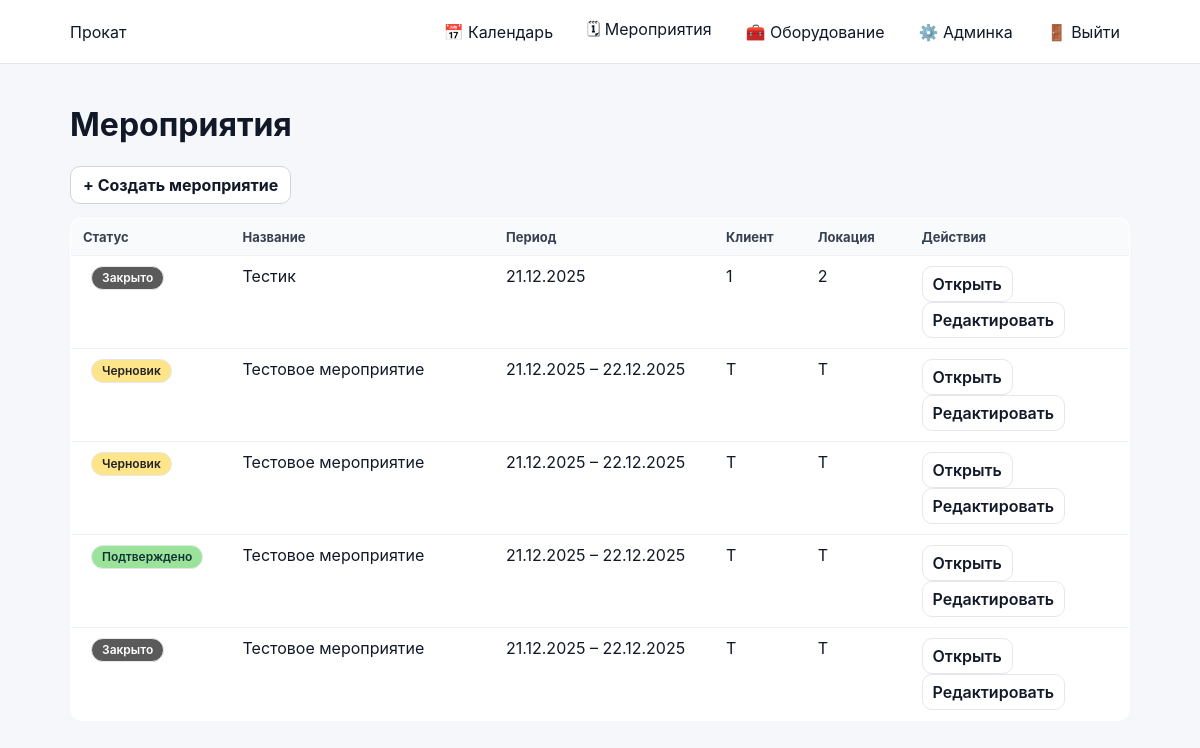
Before: /events/ (signed in) with the older database file.
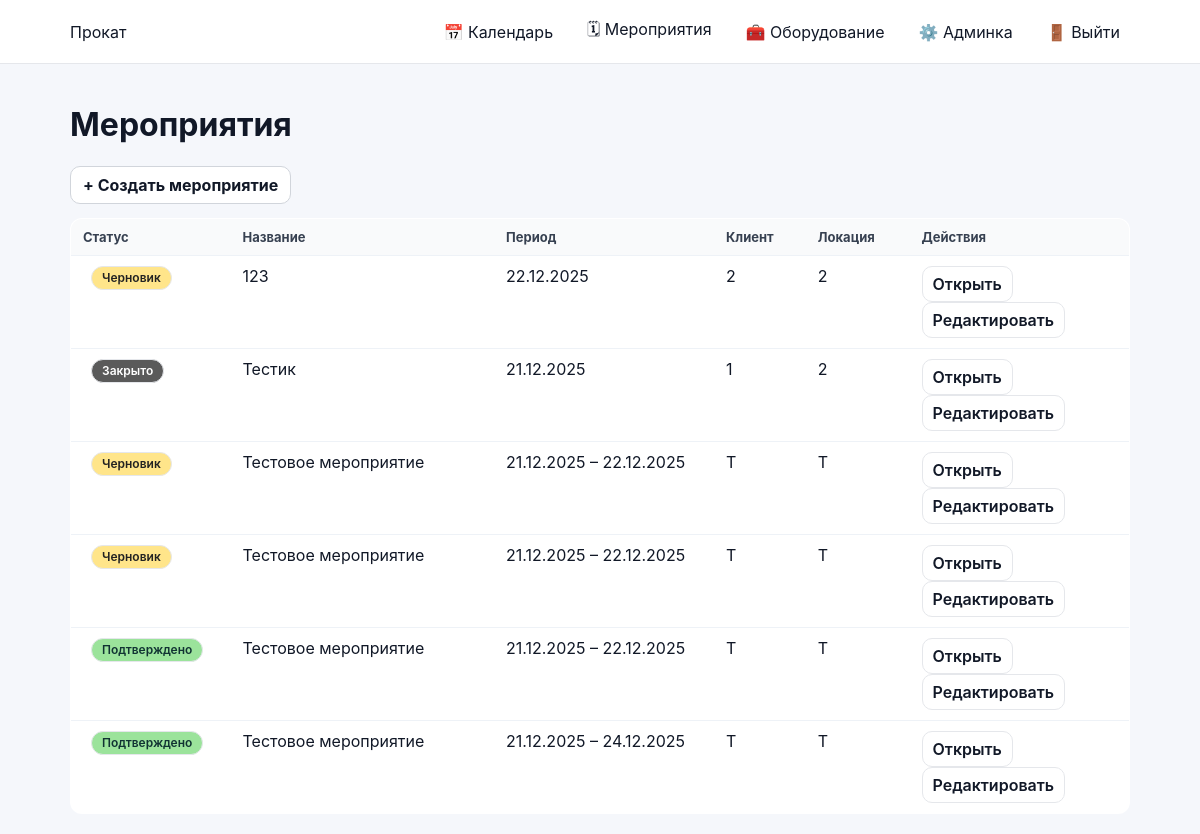
After: the same page with the newer database file.
### events/models.py (models this page shows, shortened)
class Event(models.Model):
    STATUS_DRAFT = 'draft'
    STATUS_CONFIRMED = 'confirmed'
    STATUS_CANCELLED = 'cancelled'
    STATUS_CLOSED = 'closed'
    STATUS_CHOICES = (
        (STATUS_DRAFT, 'Черновик'),
        (STATUS_CONFIRMED, 'Подтверждено'),
        (STATUS_CANCELLED, 'Отменено'),
        (STATUS_CLOSED, 'Закрыто'),
    )
    name = models.CharField(max_length=200)
    start_date = models.DateField()
    end_date = models.DateField(blank=True, null=True)
    client = models.CharField(max_length=200, blank=True)
    location = models.CharField(max_length=200, blank=True)
    responsible = models.ForeignKey(
        User,
        on_delete=models.SET_NULL,
        null=True,
        related_name='events'
    )
    status = models.CharField(
        max_length=20,
        choices=STATUS_CHOICES,
        default=STATUS_DRAFT
    )
    created_at = models.DateTimeField(auto_now_add=True)

### events/views.py (the view)
# urls.py: path('events/', event_list_view, name='event_list'),
@login_required
def event_list_view(request):
    auto_close_past_events()
    events = Event.objects.order_by("-start_date", "-id")
    return render(request, "events/event_list.html", {
        "events": events,
        "can_edit": user_can_edit_event_card(request.user),
    })

### accounts/permissions.py (called while the page is built)
def user_can_edit_event_card(user) -> bool:
    return bool(user and user.is_authenticated and (user.is_superuser or _has_group(user, ROLE_MANAGER)))

### events/views.py (called while the page is built)
def auto_close_past_events():
    today = date.today()
    allowed = {s[0] for s in getattr(Event, "STATUS_CHOICES", [])}
    if "closed" not in allowed:
        return
    Event.objects.filter(end_date__lt=today).exclude(status="closed").update(status="closed")

### events/templates/events/event_list.html
{% extends "base.html" %}
{% block content %}
<h1>Мероприятия</h1>
{% if can_edit %}
<div class="toolbar">
    <a class="btn" href="{% url 'event_create' %}">+ Создать мероприятие</a>
</div>
{% endif %}
<table class="list-table">
    <thead>
        <tr>
            <th style="width:160px;">Статус</th>
            <th>Название</th>
            <th style="width:220px;">Период</th>
            <th>Клиент</th>
            <th>Локация</th>
            <th style="width:220px;">Действия</th>
        </tr>
    </thead>
    <tbody>
        {% for event in events %}
        <tr>
            <td>
                <span class="badge status-{{ event.status }}">{{ event.get_status_display }}</span>
            </td>
            <td>
                <a href="{% url 'event_detail' event.id %}">{{ event.name }}</a>
            </td>
            <td>
                {% if event.start_date == event.end_date %}
                    {{ event.start_date|date:"d.m.Y" }}
                {% else %}
                    {{ event.start_date|date:"d.m.Y" }} – {{ event.end_date|date:"d.m.Y" }}
                {% endif %}
            </td>
            <td>{{ event.client }}</td>
            <td>{{ event.location }}</td>
            <td>
                <a class="btn-secondary" href="{% url 'event_detail' event.id %}">Открыть</a>
                {% if can_edit %}
                    <a class="btn-secondary" href="{% url 'event_edit' event.id %}">Редактировать</a>
                {% endif %}
            </td>
        </tr>
        {% empty %}
        <tr>
            <td colspan="6">Мероприятий пока нет</td>
        </tr>
        {% endfor %}
    </tbody>
</table>
{% endblock %}

### backend/templates/base.html (shortened to what this page needs)
{% load static %}
<!doctype html>
<html lang="ru">
<head>
  <link rel="stylesheet" href="{% static 'css/base.css' %}">
  <link rel="stylesheet" href="{% static 'css/calendar.css' %}">
</head>
<body>
  <header class="topbar">
    <div class="container topbar-inner">
      <div class="brand">Прокат</div>
      {% if user.is_authenticated %}
      <nav class="nav">
        <a class="nav-link" href="{% url 'calendar' %}">📅 Календарь</a>
        <a class="nav-link" href="{% url 'event_list' %}">🗓 Мероприятия</a>
        <a class="nav-link" href="{% url 'equipment_list' %}">🧰 Оборудование</a>
        {% if user.is_superuser %}
          <a class="nav-link" href="/admin/">⚙️ Админка</a>
        {% endif %}
        <a class="nav-link" href="{% url 'logout' %}">🚪 Выйти</a>
      </nav>
      {% endif %}
    </div>
  </header>
  <main class="container">
    {% block content %}{% endblock %}
  </main>
</body>
</html>

### static/css/base.css (style rules this page uses)
* { box-sizing: border-box; }
html, body { height: 100%; }
body { margin: 0; font-family: -apple-system, BlinkMacSystemFont, "Segoe UI", Roboto, Arial, sans-serif; background: #f5f7fb; color: #111827; }
a { color: inherit; text-decoration: none; }
.container { max-width: 1100px; margin: 0 auto; padding: 20px; }
.topbar { background: #ffffff; border-bottom: 1px solid #e5e7eb; }
.topbar-inner { max-width: 1100px; margin: 0 auto; padding: 12px 20px; display: flex; align-items: center; justify-content: space-between; gap: 16px; }
.nav { display: flex; align-items: center; gap: 14px; flex-wrap: wrap; }
.nav-link { padding: 6px 10px; border-radius: 8px; color: #111827; text-decoration: none; }
.btn { display: inline-flex; align-items: center; gap: 8px; padding: 8px 12px; border-radius: 10px; border: 1px solid #d1d5db; background: #ffffff; color: #111827; font-weight: 700; cursor: pointer; text-decoration: none; }
.btn-secondary { display: inline-flex; align-items: center; padding: 7px 10px; border-radius: 10px; border: 1px solid #e5e7eb; background: #ffffff; color: #111827; font-weight: 600; text-decoration: none; margin-right: 8px; }
.toolbar { display: flex; align-items: center; justify-content: space-between; gap: 12px; margin-bottom: 14px; }
.badge { display: inline-flex; align-items: center; padding: 2px 8px; border-radius: 999px; border: 1px solid #e5e7eb; background: #f9fafb; color: #374151; font-size: 12px; font-weight: 600; margin-left: 8px; }
.list-table { width: 100%; border-collapse: collapse; background: #ffffff; border: 1px solid #e5e7eb; border-radius: 12px; overflow: hidden; }
.list-table th, .list-table td { padding: 10px 12px; border-bottom: 1px solid #eef2f7; text-align: left; vertical-align: top; }
.list-table th { background: #f9fafb; font-size: 13px; color: #374151; }
.list-table tr:last-child td { border-bottom: 0; }
.badge { display: inline-block; padding: 4px 10px; border-radius: 999px; font-size: 12px; line-height: 1.2; font-weight: 600; }

### static/css/calendar.css (style rules this page uses)
.status-draft { background: #ffe58a; color: #222; }
.status-confirmed { background: #9be39b; color: #133; }
.status-closed { background: #5a5a5a; color: #fff; }

Changed rows visible on the page:
added Event: status "Черновик", name "123", start_date "22.12.2025", client "2", location "2"
changed Event (number 6 of 6 on the later page): status "Закрыто" → "Подтверждено"; end_date "22.12.2025" → "24.12.2025"
